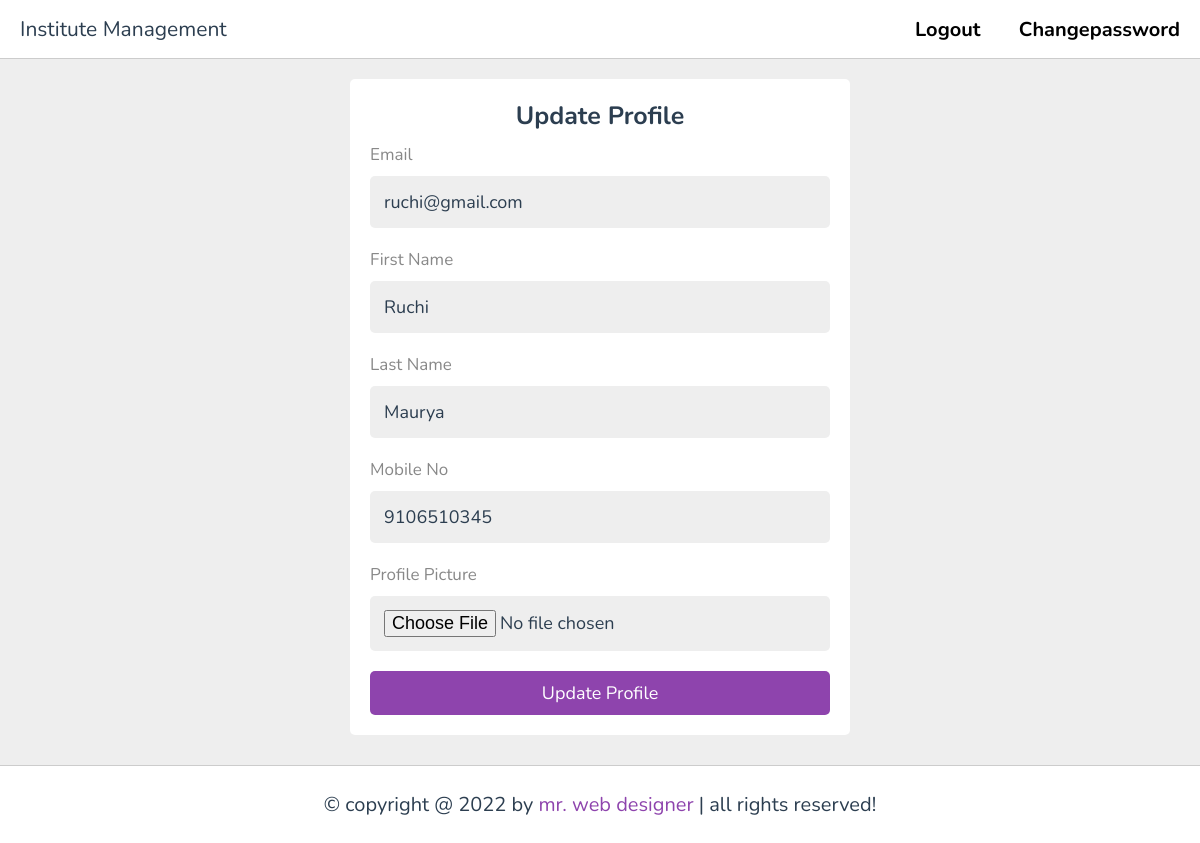
Screenshot of /profile (signed in) with the database file from the repository.
### myapp/models.py (models this page shows, shortened)
class User(models.Model):
    email= models.EmailField()
    password= models.CharField(max_length=20)
    role= models.CharField(max_length=20)

class Principle(models.Model):
    userid= models.ForeignKey(User,on_delete=models.CASCADE)
    firstname= models.CharField(max_length=30)
    lastname= models.CharField(max_length=30)
    mobile= models.BigIntegerField()
    picture= models.ImageField(default="default.jpg", upload_to="media/P_Picture")

### myapp/views.py (the view, shortened to what this page needs)
# urls.py: path('profile', views.profile, name='profile'),
def profile(request):
    try:
        if "email" in request.session:
            user= User.objects.get(email=request.session['email'])
            pid=Principle.objects.get(userid=user)
            context={
                    'user': user,
                    'pid': pid,
                }
            messages.success(request,"Profile Updated Successfully..")
            return render(request, "profile.html",context)
        else:
            return redirect("home")
    except:
        return redirect("home")

### myapp/templates/profile.html (shortened to what this page needs)
{% extends 'header.html' %}
{% block content %}
{% load static %}
<section class="form-container">
   <form action="{% url 'profile' %}" method="post" enctype="multipart/form-data">
      <h3>Update Profile</h3>
      <p>Email</p>
      <input type="email" name="email" maxlength="50" class="box" value="{{user.email}}" disabled>
      <p>First Name</p>
      <input type="text" name="fname" maxlength="50" class="box" value="{{pid.firstname}}">
      <p>Last Name</p>
      <input type="text" name="lname" maxlength="50" class="box" value="{{pid.lastname}}">
      <p>Mobile No</p>
      <input type="number" name="mobile" maxlength="50" class="box" value="{{pid.mobile}}">
      <p>Profile Picture</p>
      <input type="file" name="picture" maxlength="50" class="box">
      <input type="submit" value="Update Profile" name="submit" class="btn">
   </form>
</section>
{% endblock %}

### myapp/static/css/style.css (style rules this page uses)
* { font-family: 'Nunito', sans-serif; margin:0; padding:0; box-sizing: border-box; outline: none; border:none; text-decoration: none; }
section { padding:2rem; margin: 0 auto; max-width: 1200px; }
.inline-btn, .inline-option-btn, .inline-delete-btn, .btn, .delete-btn, .option-btn { border-radius: .5rem; color:#fff; font-size: 1.8rem; cursor: pointer; text-transform: capitalize; padding:1rem 3rem; text-align: center; margin-top: 1rem; }
.btn, .delete-btn, .option-btn { display: block; width: 100%; }
.btn, .inline-btn { background-color: var(--main-color); }
.form-container { min-height: calc(100vh - 20rem); display: flex; align-items: center; justify-content: center; }
.form-container form { background-color: var(--white); border-radius: .5rem; padding: 2rem; width: 50rem; }
.form-container form h3 { font-size: 2.5rem; text-transform: capitalize; color: var(--black); text-align: center; }
.form-container form p { font-size: 1.7rem; color: var(--light-color); padding-top: 1rem; }
.form-container form .box { font-size: 1.8rem; color: var(--black); border-radius: .5rem; padding: 1.4rem; background-color: var(--light-bg); width: 100%; margin: 1rem 0; }

### rows the page displays
User: email "ruchi@gmail.com"
Principle: fname "Ruchi", lname "Maurya", mobile "9106510345"
